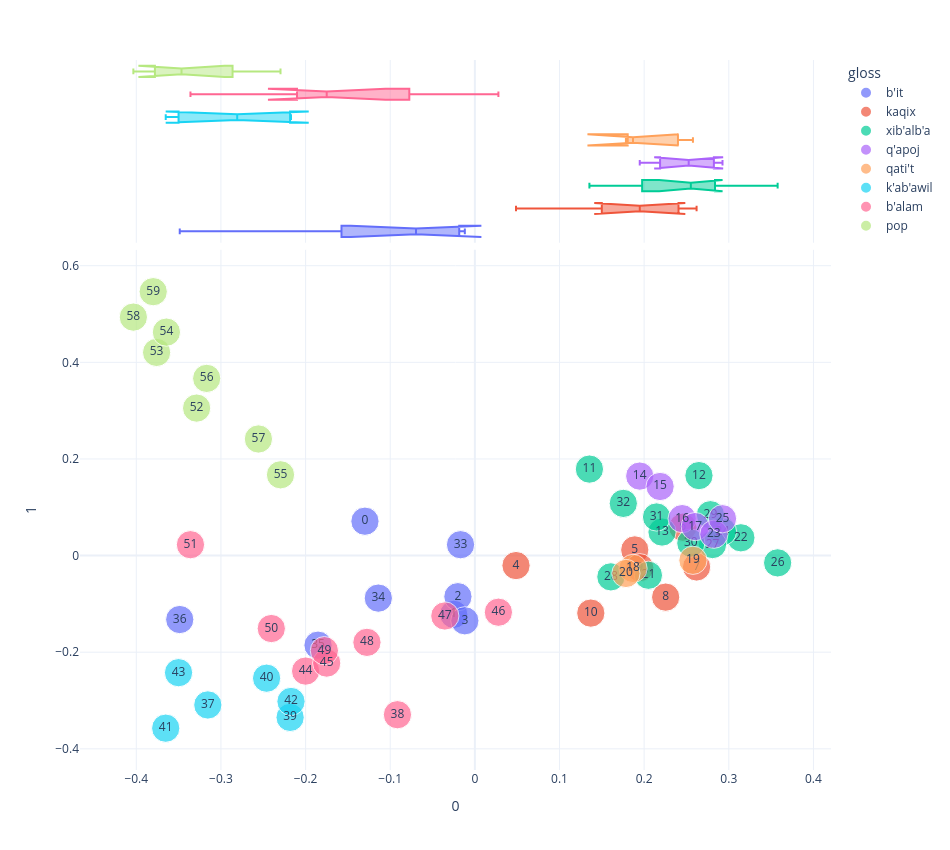

The code cell stored with this chart in its notebook:
### Code cell
plot_pca(0,1)

### Figure 1 — Plotly figure (JSON) as saved in the notebook; plotly's stock layout.template omitted (floating-point values rounded to 4 significant figures)
{"data": [{"hovertemplate": "gloss=b'it<br>0=%{x}<br>1=%{y}<br>size=%{marker.size}<br>chunk_num=%{text}<extra></extra>", "legendgroup": "b'it", "marker": {"color": "#636efa", "size": [1, 1, 1, 1, 1, 1, 1, 1], "sizemode": "area", "sizeref": 0.0025, "symbol": "circle"}, "mode": "markers+text", "name": "b'it", "orientation": "v", "showlegend": true, "text": [0.0, 1.0, 2.0, 3.0, 33.0, 34.0, 35.0, 36.0], "type": "scatter", "x": [-0.1299, -0.02497, -0.02003, -0.01186, -0.01692, -0.1141, -0.1853, -0.3487], "xaxis": "x", "y": [0.07114, -0.1216, -0.0851, -0.135, 0.02248, -0.08805, -0.1855, -0.1324], "yaxis": "y"}, {"alignmentgroup": "True", "hovertemplate": "gloss=b'it<br>0=%{x}<extra></extra>", "legendgroup": "b'it", "marker": {"color": "#636efa", "symbol": "circle"}, "name": "b'it", "notched": true, "offsetgroup": "b'it", "showlegend": false, "type": "box", "x": [-0.1299, -0.02497, -0.02003, -0.01186, -0.01692, -0.1141, -0.1853, -0.3487], "xaxis": "x2", "yaxis": "y2"}, {"hovertemplate": "gloss=kaqix<br>0=%{x}<br>1=%{y}<br>size=%{marker.size}<br>chunk_num=%{text}<extra></extra>", "legendgroup": "kaqix", "marker": {"color": "#EF553B", "size": [1, 1, 1, 1, 1, 1, 1], "sizemode": "area", "sizeref": 0.0025, "symbol": "circle"}, "mode": "markers+text", "name": "kaqix", "orientation": "v", "showlegend": true, "text": [4.0, 5.0, 6.0, 7.0, 8.0, 9.0, 10.0], "type": "scatter", "x": [0.04862, 0.1889, 0.2457, 0.262, 0.2254, 0.1948, 0.137], "xaxis": "x", "y": [-0.0207, 0.01171, 0.05871, -0.02355, -0.08601, -0.02504, -0.1191], "yaxis": "y"}, {"alignmentgroup": "True", "hovertemplate": "gloss=kaqix<br>0=%{x}<extra></extra>", "legendgroup": "kaqix", "marker": {"color": "#EF553B", "symbol": "circle"}, "name": "kaqix", "notched": true, "offsetgroup": "kaqix", "showlegend": false, "type": "box", "x": [0.04862, 0.1889, 0.2457, 0.262, 0.2254, 0.1948, 0.137], "xaxis": "x2", "yaxis": "y2"}, {"hovertemplate": "gloss=xib'alb'a<br>0=%{x}<br>1=%{y}<br>size=%{marker.size}<br>chunk_num=%{text}<extra></extra>", "legendgroup": "xib'alb'a", "marker": {"color": "#00cc96", "size": [1, 1, 1, 1, 1, 1, 1, 1, 1, 1, 1, 1, 1], "sizemode": "area", "sizeref": 0.0025, "symbol": "circle"}, "mode": "markers+text", "name": "xib'alb'a", "orientation": "v", "showlegend": true, "text": [11.0, 12.0, 13.0, 21.0, 22.0, 24.0, 26.0, 27.0, 28.0, 29.0, 30.0, 31.0, 32.0], "type": "scatter", "x": [0.1353, 0.2647, 0.2211, 0.205, 0.3143, 0.2925, 0.3577, 0.2808, 0.1607, 0.2783, 0.2552, 0.2147, 0.1754], "xaxis": "x", "y": [0.179, 0.1655, 0.04871, -0.04075, 0.03678, 0.0498, -0.01511, 0.02277, -0.04405, 0.08459, 0.02586, 0.07986, 0.108], "yaxis": "y"}, {"alignmentgroup": "True", "hovertemplate": "gloss=xib'alb'a<br>0=%{x}<extra></extra>", "legendgroup": "xib'alb'a", "marker": {"color": "#00cc96", "symbol": "circle"}, "name": "xib'alb'a", "notched": true, "offsetgroup": "xib'alb'a", "showlegend": false, "type": "box", "x": [0.1353, 0.2647, 0.2211, 0.205, 0.3143, 0.2925, 0.3577, 0.2808, 0.1607, 0.2783, 0.2552, 0.2147, 0.1754], "xaxis": "x2", "yaxis": "y2"}, {"hovertemplate": "gloss=q'apoj<br>0=%{x}<br>1=%{y}<br>size=%{marker.size}<br>chunk_num=%{text}<extra></extra>", "legendgroup": "q'apoj", "marker": {"color": "#ab63fa", "size": [1, 1, 1, 1, 1, 1], "sizemode": "area", "sizeref": 0.0025, "symbol": "circle"}, "mode": "markers+text", "name": "q'apoj", "orientation": "v", "showlegend": true, "text": [14.0, 15.0, 16.0, 17.0, 23.0, 25.0], "type": "scatter", "x": [0.1948, 0.2188, 0.2449, 0.2603, 0.2824, 0.2926], "xaxis": "x", "y": [0.1645, 0.143, 0.07648, 0.06002, 0.04422, 0.07627], "yaxis": "y"}, {"alignmentgroup": "True", "hovertemplate": "gloss=q'apoj<br>0=%{x}<extra></extra>", "legendgroup": "q'apoj", "marker": {"color": "#ab63fa", "symbol": "circle"}, "name": "q'apoj", "notched": true, "offsetgroup": "q'apoj", "showlegend": false, "type": "box", "x": [0.1948, 0.2188, 0.2449, 0.2603, 0.2824, 0.2926], "xaxis": "x2", "yaxis": "y2"}, {"hovertemplate": "gloss=qati't<br>0=%{x}<br>1=%{y}<br>size=%{marker.size}<br>chunk_num=%{text}<extra></extra>", "legendgroup": "qati't", "marker": {"color": "#FFA15A", "size": [1, 1, 1], "sizemode": "area", "sizeref": 0.0025, "symbol": "circle"}, "mode": "markers+text", "name": "qati't", "orientation": "v", "showlegend": true, "text": [18.0, 19.0, 20.0], "type": "scatter", "x": [0.1868, 0.2576, 0.1785], "xaxis": "x", "y": [-0.02661, -0.009783, -0.03701], "yaxis": "y"}, {"alignmentgroup": "True", "hovertemplate": "gloss=qati't<br>0=%{x}<extra></extra>", "legendgroup": "qati't", "marker": {"color": "#FFA15A", "symbol": "circle"}, "name": "qati't", "notched": true, "offsetgroup": "qati't", "showlegend": false, "type": "box", "x": [0.1868, 0.2576, 0.1785], "xaxis": "x2", "yaxis": "y2"}, {"hovertemplate": "gloss=k'ab'awil<br>0=%{x}<br>1=%{y}<br>size=%{marker.size}<br>chunk_num=%{text}<extra></extra>", "legendgroup": "k'ab'awil", "marker": {"color": "#19d3f3", "size": [1, 1, 1, 1, 1, 1], "sizemode": "area", "sizeref": 0.0025, "symbol": "circle"}, "mode": "markers+text", "name": "k'ab'awil", "orientation": "v", "showlegend": true, "text": [37.0, 39.0, 40.0, 41.0, 42.0, 43.0], "type": "scatter", "x": [-0.3155, -0.2183, -0.2461, -0.3652, -0.2172, -0.3501], "xaxis": "x", "y": [-0.3092, -0.3349, -0.2538, -0.3573, -0.302, -0.2424], "yaxis": "y"}, {"alignmentgroup": "True", "hovertemplate": "gloss=k'ab'awil<br>0=%{x}<extra></extra>", "legendgroup": "k'ab'awil", "marker": {"color": "#19d3f3", "symbol": "circle"}, "name": "k'ab'awil", "notched": true, "offsetgroup": "k'ab'awil", "showlegend": false, "type": "box", "x": [-0.3155, -0.2183, -0.2461, -0.3652, -0.2172, -0.3501], "xaxis": "x2", "yaxis": "y2"}, {"hovertemplate": "gloss=b'alam<br>0=%{x}<br>1=%{y}<br>size=%{marker.size}<br>chunk_num=%{text}<extra></extra>", "legendgroup": "b'alam", "marker": {"color": "#FF6692", "size": [1, 1, 1, 1, 1, 1, 1, 1, 1], "sizemode": "area", "sizeref": 0.0025, "symbol": "circle"}, "mode": "markers+text", "name": "b'alam", "orientation": "v", "showlegend": true, "text": [38.0, 44.0, 45.0, 46.0, 47.0, 48.0, 49.0, 50.0, 51.0], "type": "scatter", "x": [-0.09146, -0.2, -0.175, 0.02781, -0.03547, -0.1275, -0.1778, -0.2405, -0.336], "xaxis": "x", "y": [-0.3294, -0.2391, -0.2225, -0.1172, -0.125, -0.1796, -0.1968, -0.151, 0.02251], "yaxis": "y"}, {"alignmentgroup": "True", "hovertemplate": "gloss=b'alam<br>0=%{x}<extra></extra>", "legendgroup": "b'alam", "marker": {"color": "#FF6692", "symbol": "circle"}, "name": "b'alam", "notched": true, "offsetgroup": "b'alam", "showlegend": false, "type": "box", "x": [-0.09146, -0.2, -0.175, 0.02781, -0.03547, -0.1275, -0.1778, -0.2405, -0.336], "xaxis": "x2", "yaxis": "y2"}, {"hovertemplate": "gloss=pop<br>0=%{x}<br>1=%{y}<br>size=%{marker.size}<br>chunk_num=%{text}<extra></extra>", "legendgroup": "pop", "marker": {"color": "#B6E880", "size": [1, 1, 1, 1, 1, 1, 1, 1], "sizemode": "area", "sizeref": 0.0025, "symbol": "circle"}, "mode": "markers+text", "name": "pop", "orientation": "v", "showlegend": true, "text": [52.0, 53.0, 54.0, 55.0, 56.0, 57.0, 58.0, 59.0], "type": "scatter", "x": [-0.3287, -0.376, -0.3644, -0.2296, -0.3168, -0.2557, -0.4035, -0.38], "xaxis": "x", "y": [0.3053, 0.4205, 0.4625, 0.1672, 0.3668, 0.2413, 0.4936, 0.5462], "yaxis": "y"}, {"alignmentgroup": "True", "hovertemplate": "gloss=pop<br>0=%{x}<extra></extra>", "legendgroup": "pop", "marker": {"color": "#B6E880", "symbol": "circle"}, "name": "pop", "notched": true, "offsetgroup": "pop", "showlegend": false, "type": "box", "x": [-0.3287, -0.376, -0.3644, -0.2296, -0.3168, -0.2557, -0.4035, -0.38], "xaxis": "x2", "yaxis": "y2"}], "layout": {"height": 850, "legend": {"itemsizing": "constant", "title": {"text": "gloss"}, "tracegroupgap": 0}, "margin": {"t": 60}, "width": 950, "xaxis": {"anchor": "y", "domain": [0, 1], "title": {"text": "0"}}, "xaxis2": {"anchor": "y2", "domain": [0, 1], "matches": "x", "showgrid": true, "showticklabels": false}, "yaxis": {"anchor": "x", "domain": [0, 0.7326], "title": {"text": "1"}}, "yaxis2": {"anchor": "x2", "domain": [0.7426, 1], "matches": "y2", "showgrid": false, "showline": false, "showticklabels": false, "ticks": ""}}}
